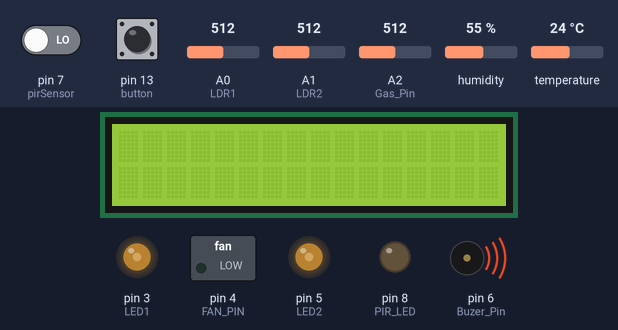
Simulated run of this sketch. Board: Arduino Uno, built with avr-gcc and run on an emulated ATmega328P. Parts: 16×2 character LCD, switched loads named in the sketch (green lamp = pin HIGH), output pins drawn as LEDs (lit = HIGH), buzzer (waves = sounding, pin HIGH). Inputs (shaded band) come from the test bench; at power-on: pin 13 (button) LOW, A0 (LDR1) = 512, temperature 24 °C, pin 7 (pirSensor) LOW, A2 (Gas_Pin) = 512, A1 (LDR2) = 512, humidity 55 %. What the sketch prints to the serial monitor is not drawn.

Above: at 1.2 s.
1.3 s: pin 13 (button) pulled HIGH for 0.9 s
5.3 s: A0 (LDR1) set to 30
At 6.6 s:
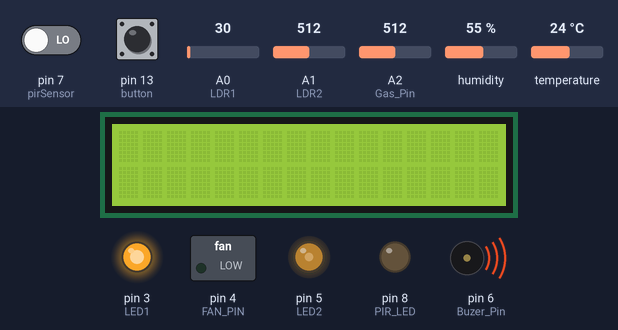
8.2 s: temperature set to 24.6 °C
10.3 s: temperature set to 25.6 °C
At 13.9 s:
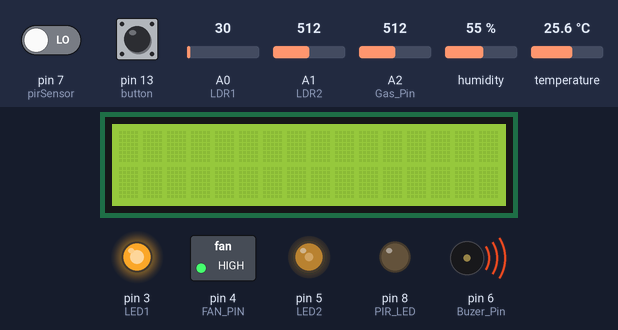
14.0 s: pin 7 (pirSensor) driven HIGH
At 15.0 s:
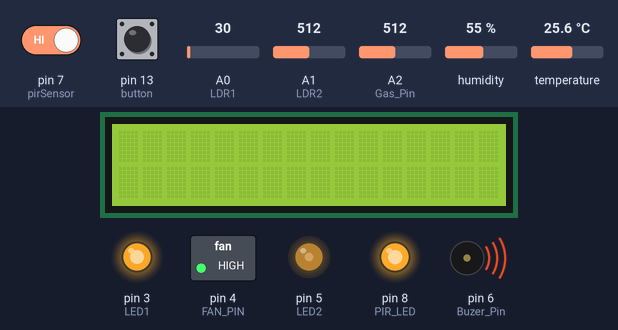
16.6 s: A2 (Gas_Pin) set to 484
At 17.5 s:
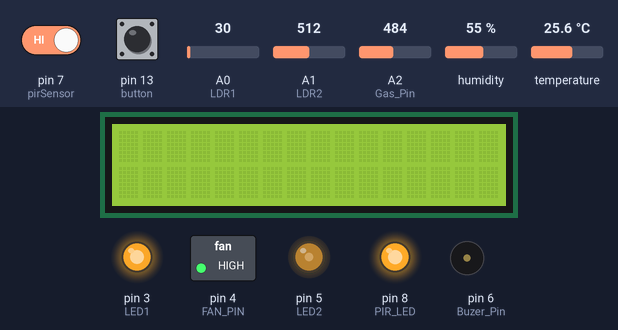
Timing chart, 0 to 19.6 s (numbered marks = the images above; inputs shaded):
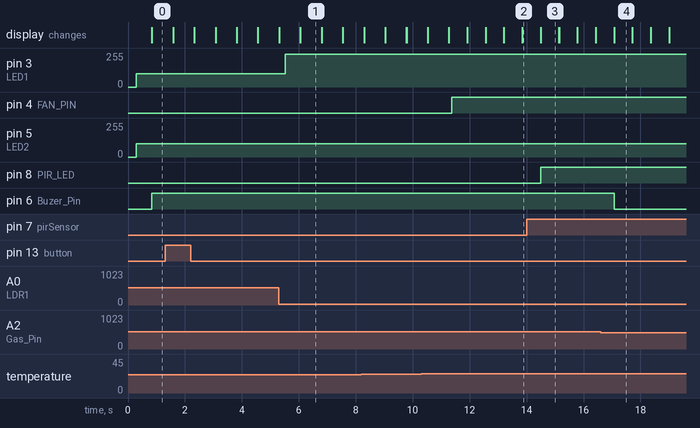

The sketch:

house_project.ino
```cpp
// lcd
// #include <Wire.h>
 #include <LiquidCrystal_I2C.h>
 LiquidCrystal_I2C lcd(0x27, 16, 2); // set the LCD address to 0x27 for a 16 chars and 2 line display

// DHT
#include <DHT.h>
#define DHTPIN  2
#define DHTTYPE DHT22
DHT dht(DHTPIN, DHTTYPE); //Sensor initiation
#define FAN_PIN 4

//for LDR
#define LDR1 A0
#define LDR2 A1
#define LED1 3
#define LED2 5
int LDR1Value;
int LDR2Value;
float intnsty1;
float intnsty2;

//for MQ2
int Gas_Read;
#define Gas_Pin A2
#define Buzer_Pin 6

// for PIR
#define pirSensor 7
#define PIR_LED 8
byte mask=1;
//toggle
#define button 13
int val=0;
int old_val=0;
int state=0;

void setup()
{
  lcd.init();
  lcd.clear();
  lcd.backlight();      // Make sure backlight is on
  lcd.setCursor(3, 0);
  lcd.print("welcome to");
  lcd.setCursor(3, 1);
  lcd.print("smart home");

  // for DHT
  dht.begin();
  pinMode(FAN_PIN, OUTPUT);

  // LDR LED
  pinMode(LED1,OUTPUT);
  pinMode(LED2,OUTPUT);
  Serial.begin(9600);

  // for MQ2
  pinMode(Buzer_Pin, OUTPUT);

  // for PIR
  pinMode(pirSensor, INPUT);
  pinMode(PIR_LED, OUTPUT);
  pinMode(button,INPUT);

}
void loop()
{
  //lcd
  lcd.clear();
  // DHT
  delay(100);
  float h = dht.readHumidity(); //measure humidity
  float t = dht.readTemperature(); //measure temperature

  if (t >25)
  {
    digitalWrite(FAN_PIN, HIGH);
  }
  else
  {
    delay (100);
    digitalWrite(FAN_PIN, LOW);
  }
 // LDR
  LDR1Value = analogRead(LDR1);
  LDR2Value = analogRead(LDR2);
  Serial.print("volt1 is ");
  Serial.println(LDR1Value);
  Serial.print("volt2 is ");
  Serial.println(LDR2Value);
  intnsty1=(LDR1Value*255.0)/850.0;
  intnsty2=(LDR2Value*255.0)/850.0;

  if(LDR1Value >=805)
  {
    digitalWrite(LED1,LOW);
  }

  else
  {
    analogWrite(LED1,(255.0-intnsty1));

  }
  if(LDR2Value >= 805)
  {
  digitalWrite(LED2,LOW);

  }
 else
  {
       analogWrite(LED2,(255.0-intnsty2));
  }
  val=digitalRead(button);
if( (val==HIGH) && (old_val==LOW)) {
    state=1-state;}
    old_val=val;
    delay(500);
if (state==1) {
  lcd.setCursor(0, 0);
  lcd.print("Humidity: ");
  lcd.setCursor(9, 0);
  lcd.print(h);
  lcd.setCursor(14, 0);
  lcd.print("%");

   lcd.setCursor(0, 1);
  lcd.print("Temperature: ");
  lcd.setCursor(12, 1);
  lcd.print(t);
  lcd.setCursor(14, 1);
  lcd.print("C ");

  }
else {

   lcd.clear();
  lcd.setCursor(0, 0);
  lcd.print("intnsty1 is: ");
  lcd.setCursor(12, 0);
  lcd.print(intnsty1);

  lcd.setCursor(0, 1);
  lcd.print("intnsty2 is: ");
  lcd.setCursor(12, 1);
  lcd.print(intnsty2);}

  // for GAS
  Gas_Read=analogRead(Gas_Pin);
  if(Gas_Read>500)
  {
    digitalWrite(Buzer_Pin,HIGH);
  }
  else
  {
    digitalWrite(Buzer_Pin,LOW);
  }
  Serial.print("GAS is ");
  Serial.println(Gas_Read);

  //for PIR
  int sensorValue = digitalRead(pirSensor);
  Serial.println(sensorValue);
  if (sensorValue == 1)
  {
    if(mask==1)
    {
      Serial.println("Motion Detect.");
      mask=0;
 }

    digitalWrite(PIR_LED, HIGH); // The Relay Input works Inversly
    //delay(2000);
  }
  else
  {
    mask=1;
    digitalWrite(PIR_LED, LOW);
  }
}
```

Measured:
- the behaviour switches between 25 and 25.1 °C on temperature (found by bisection; images 1 and 2)
- the behaviour switches between 501 and 500 on A2 (Gas_Pin) (found by bisection; images 3 and 4)
- after the input at 5.3 s, pin 3 (LED1): 101/255 → 246/255 after 0.22 s
- after the input at 10.3 s, pin 4 (FAN_PIN): LOW → HIGH after 1.1 s; the display: first differs from a run without the input after 1.6 s (image 2 shows a later state)
- after the input at 14.0 s, pin 8 (PIR_LED): LOW → HIGH after 0.50 s
- after the input at 16.6 s, pin 6 (Buzer_Pin): HIGH → LOW after 0.47 s
- what the display in image 1 shows lasts 0.7 s, from 6.1 s to 6.8 s
